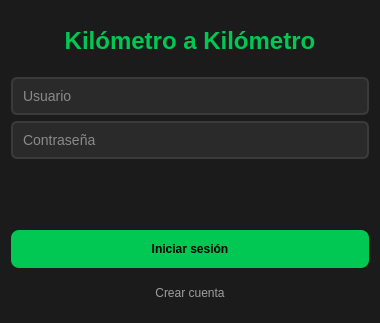
<?xml version="1.0" encoding="UTF-8"?>
<ui version="4.0">
 <class>LoginView</class>
 <widget class="QWidget" name="LoginView">
  <property name="geometry">
   <rect>
    <x>0</x>
    <y>0</y>
    <width>380</width>
    <height>323</height>
   </rect>
  </property>
  <property name="windowTitle">
   <string>Kilómetro a Kilómetro - Login</string>
  </property>
  <property name="styleSheet">
   <string>
    QWidget {
        background-color: #1b1b1b;
        color: #eaeaea;
        font-family: Segoe UI;
    }

    QLabel#labelTitulo {
        color: #00c853;
    }

    QLineEdit {
        background-color: #2a2a2a;
        border: 2px solid #3a3a3a;
        border-radius: 6px;
        padding: 8px;
        font-size: 14px;
    }

    QLineEdit:focus {
        border: 2px solid #00c853;
    }

    QPushButton {
        background-color: #00c853;
        border-radius: 8px;
        padding: 12px;
        font-weight: bold;
        color: #000000;
    }

    QPushButton:hover {
        background-color: #00e676;
    }

    QPushButton#btnIrRegistro {
        background-color: transparent;
        color: #9e9e9e;
        font-weight: normal;
    }

    QPushButton#btnIrRegistro:hover {
        color: #00e676;
        text-decoration: underline;
    }
   </string>
  </property>
  <layout class="QVBoxLayout">
   <item>
    <widget class="QLabel" name="labelTitulo">
     <property name="font">
      <font>
       <family>Segoe UI</family>
       <pointsize>18</pointsize>
       <bold>true</bold>
      </font>
     </property>
     <property name="text">
      <string>Kilómetro a Kilómetro</string>
     </property>
     <property name="alignment">
      <set>Qt::AlignmentFlag::AlignCenter</set>
     </property>
    </widget>
   </item>
   <item>
    <widget class="QLineEdit" name="inputUsername">
     <property name="placeholderText">
      <string>Usuario</string>
     </property>
    </widget>
   </item>
   <item>
    <widget class="QLineEdit" name="inputPassword">
     <property name="echoMode">
      <enum>QLineEdit::EchoMode::Password</enum>
     </property>
     <property name="placeholderText">
      <string>Contraseña</string>
     </property>
    </widget>
   </item>
   <item>
    <widget class="QLabel" name="labelMensaje">
     <property name="visible">
      <bool>false</bool>
     </property>
     <property name="alignment">
      <set>Qt::AlignmentFlag::AlignCenter</set>
     </property>
    </widget>
   </item>
   <item>
    <widget class="QPushButton" name="btnInicioSesion">
     <property name="text">
      <string>Iniciar sesión</string>
     </property>
    </widget>
   </item>
   <item>
    <widget class="QPushButton" name="btnIrRegistro">
     <property name="text">
      <string>Crear cuenta</string>
     </property>
    </widget>
   </item>
  </layout>
 </widget>
 <resources/>
 <connections/>
</ui>
